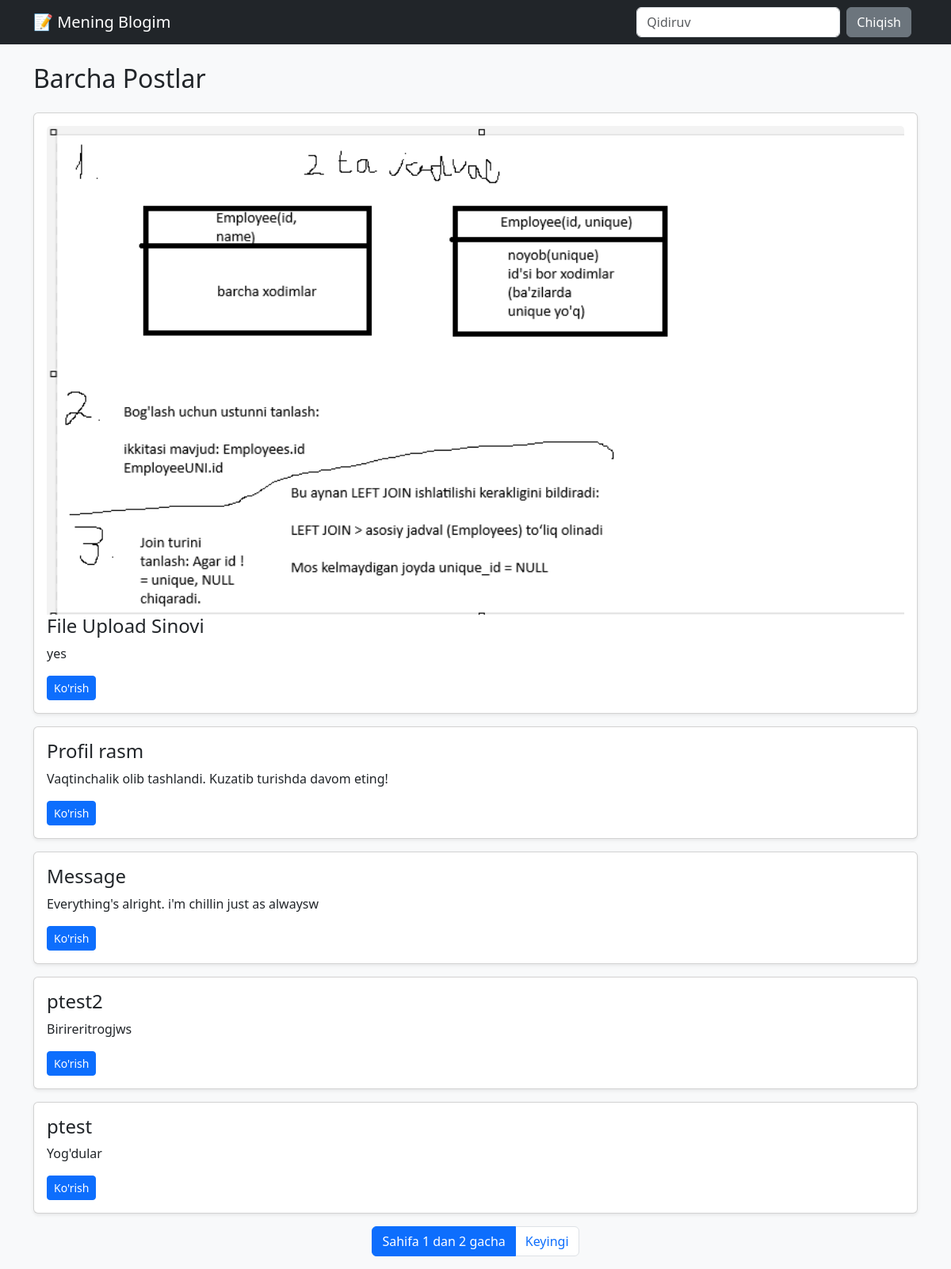
The app's page / (signed in) with its own data.
### posting/models.py (models this page shows, shortened)
class Post(models.Model):
    title = models.CharField(max_length=255)
    content = models.TextField()
    image = models.ImageField(upload_to='posts/', null=True, blank=True)
    created_at = models.DateTimeField(auto_now_add=True)
    updated_at = models.DateTimeField(auto_now=True)

### posting/views.py (the view)
# urls.py: path('', views.post_list, name='post_list'),
def post_list(request):
    query = request.GET.get('q')
    posts = Post.objects.all().order_by('-created_at')
    if query:
        posts = posts.filter(
            Q(title__icontains=query) |
            Q(content__icontains=query)
        )
    paginator = Paginator(posts, 5)
    page_number = request.GET.get('page')
    page_obj = paginator.get_page(page_number)
    return render(request, 'list.html', {
        'page_obj': page_obj,
        'query': query
    })

### templates/list.html (shortened to what this page needs)
{% extends 'base.html' %}
{% block content %}
<h2 class="mb-4">Barcha Postlar</h2>
{% for post in page_obj %}
<div class="card mb-3 shadow-sm">
    <div class="card-body">
        {% if post.image %}
<img src="{{ post.image.url }}" class="card-img-top">
        {% endif %}
        <h4>{{ post.title }}</h4>
        <p>{{ post.content|truncatewords:20 }}</p>
        <a href="{% url 'post_detail' post.pk %}" class="btn btn-primary btn-sm">
            Ko'rish
        </a>
    </div>
</div>
{% endfor %}
    <nav>
<ul class="pagination justify-content-center">
<li class="page-item active">
<span class="page-link">
Sahifa {{ page_obj.number }}
dan {{ page_obj.paginator.num_pages }} gacha
</span>
</li>
{% if page_obj.has_next %}
<li class="page-item">
<a class="page-link"
href="?page={{ page_obj.next_page_number }}&q={{ request.GET.q }}">
Keyingi
</a>
</li>
{% endif %}
</ul>
</nav>
{% endblock %}

### records on screen
Post: image (picture), title "File Upload Sinovi", content "yes"
Post: title "Profil rasm", content "Vaqtinchalik olib tashlandi. Kuzatib turishda davom eting!"
Post: title "Message", content "Everything's alright. i'm chillin just as alwaysw"
Post: title "ptest2", content "Birireritrogjws"
Post: title "ptest", content "Yog'dular"

### other values on screen
{{ page_obj.number }} "1"
{{ page_obj.paginator.num_pages }} "2"
